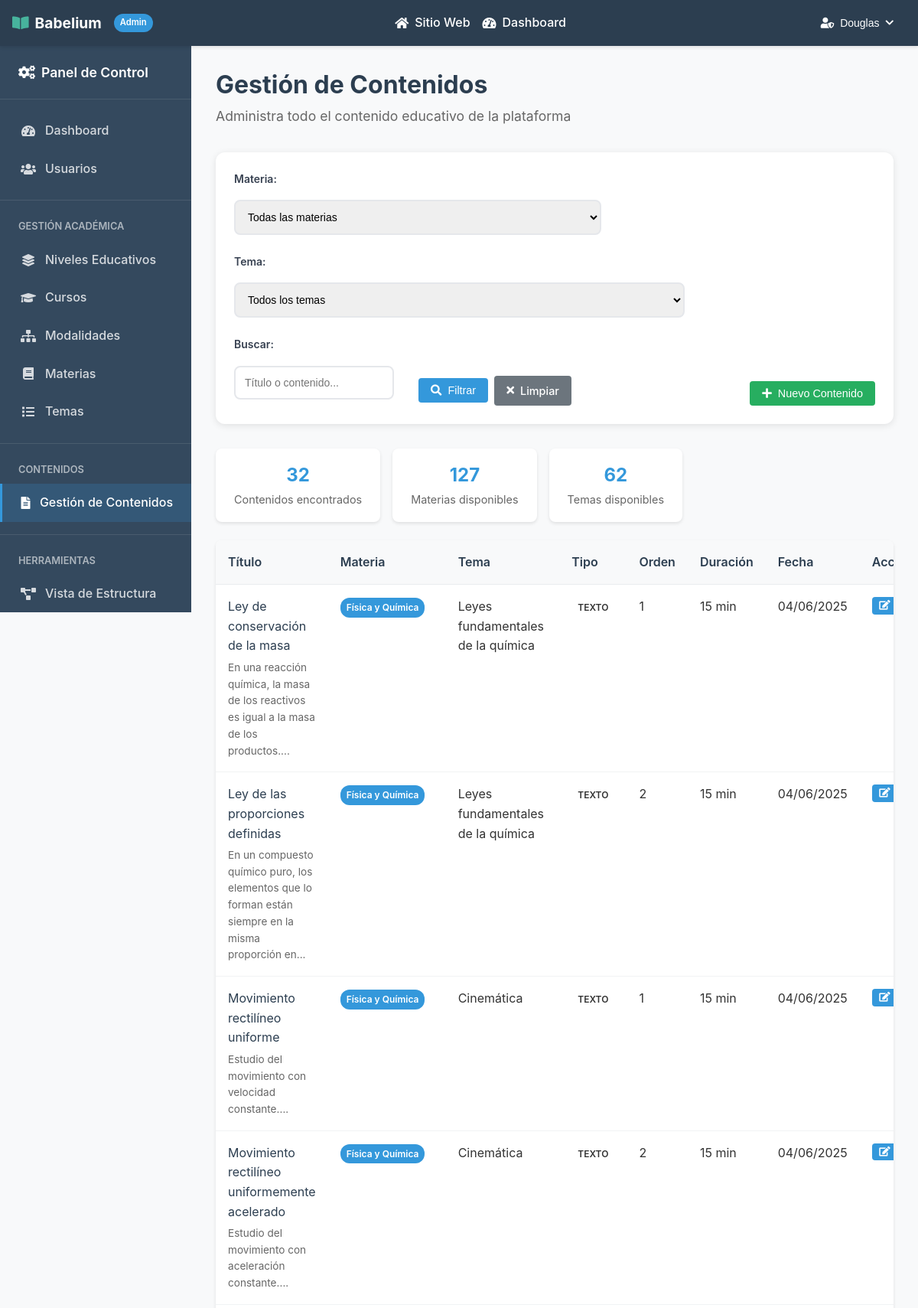
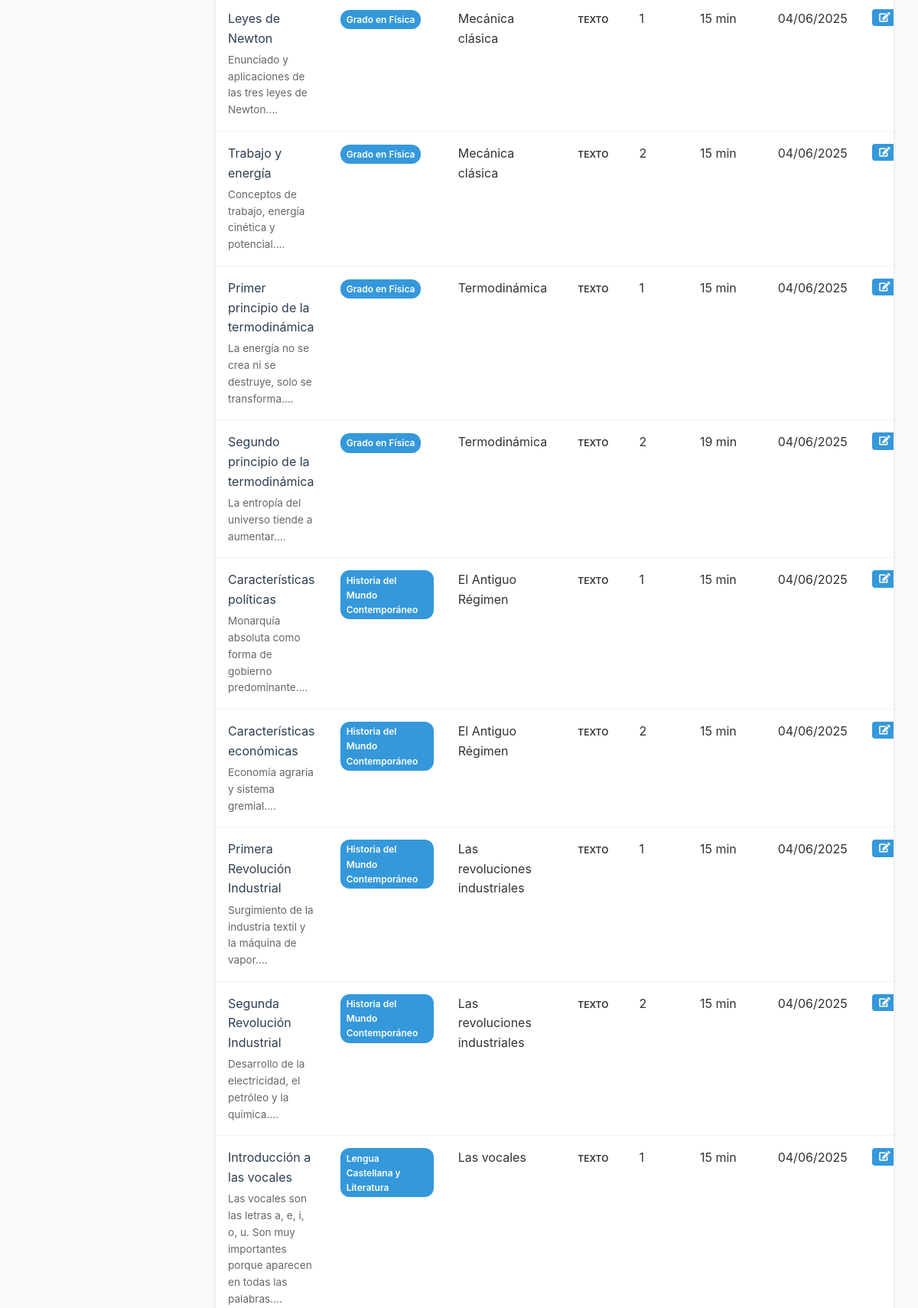
Screenshot of /admin/contenidos.php (signed in, upper part) with the database file from the repository (2 pictures, top to bottom).
### tables this page shows
CREATE TABLE `contenidos` (
  `id` int(11) NOT NULL,
  `tema_id` int(11) NOT NULL,
  `tipo` enum('texto','imagen','video','archivo','enlace') NOT NULL,
  `titulo` varchar(255) NOT NULL,
  `contenido` text DEFAULT NULL,
  `url` varchar(255) DEFAULT NULL,
  `orden` int(11) NOT NULL,
  `fecha_creacion` datetime DEFAULT current_timestamp(),
  `creador_id` int(11) NOT NULL,
  `activo` tinyint(1) DEFAULT 1,
  `duracion_estimada` int(11) DEFAULT 15 COMMENT 'Duración estimada en minutos',
  `fecha_actualizacion` timestamp NULL DEFAULT NULL ON UPDATE current_timestamp() COMMENT 'Fecha de última actualización'
);

CREATE TABLE `materias` (
  `id` int(11) NOT NULL,
  `modalidad_curso_id` int(11) NOT NULL,
  `nombre` varchar(255) NOT NULL,
  `descripcion` text DEFAULT NULL,
  `creditos` int(11) DEFAULT 0,
  `obligatoria` tinyint(1) DEFAULT 1,
  `activo` tinyint(1) DEFAULT 1,
  `nivel_id` int(11) DEFAULT NULL
);

CREATE TABLE `temas` (
  `id` int(11) NOT NULL,
  `materia_id` int(11) NOT NULL,
  `titulo` varchar(255) NOT NULL,
  `descripcion` text DEFAULT NULL,
  `orden` int(11) NOT NULL,
  `activo` tinyint(1) DEFAULT 1
);

### admin/contenidos.php (the view, shortened to what this page needs)
<?php
require_once '../db/connection.php';
$busqueda = isset($_GET['busqueda']) ? trim($_GET['busqueda']) : '';
$where_conditions = [];
$params = [];
$param_types = "";
$where_clause = !empty($where_conditions) ? "WHERE " . implode(" AND ", $where_conditions) : "";
try {
    $query = "
        SELECT c.*,
               t.titulo as tema_nombre,
               m.nombre as materia_nombre
        FROM contenidos c
        JOIN temas t ON c.tema_id = t.id
        JOIN materias m ON t.materia_id = m.id
        $where_clause
        ORDER BY m.nombre, t.orden, c.orden
    ";
    if (!empty($params)) {
        $stmt = $conexion->prepare($query);
        $stmt->bind_param($param_types, ...$params);
        $stmt->execute();
        $result = $stmt->get_result();
        $contenidos = [];
        while ($row = $result->fetch_assoc()) {
            $contenidos[] = $row;
        }
        $stmt->close();
    } else {
        $result = $conexion->query($query);
        $contenidos = [];
        if ($result) {
            while ($row = $result->fetch_assoc()) {
                $contenidos[] = $row;
            }
        }
    }
} catch (Exception $e) {
    $contenidos = [];
    $mensaje = "Error al cargar los contenidos";
    $tipo_mensaje = "error";
}
try {
    $result = $conexion->query("SELECT id, nombre FROM materias ORDER BY nombre");
    $materias = [];
    if ($result) {
        while ($row = $result->fetch_assoc()) {
            $materias[] = $row;
        }
    }
} catch (Exception $e) {
    $materias = [];
}
try {
    $query_temas = "
        SELECT t.id, t.titulo as nombre, m.nombre as materia_nombre
        FROM temas t
        JOIN materias m ON t.materia_id = m.id
        ORDER BY m.nombre, t.orden
    ";
    $result = $conexion->query($query_temas);
    $temas = [];
    if ($result) {
        while ($row = $result->fetch_assoc()) {
            $temas[] = $row;
        }
    }
} catch (Exception $e) {
    $temas = [];
}
?>
<!DOCTYPE html>
<html lang="es">
<head>
    <link rel="stylesheet" href="https://cdnjs.cloudflare.com/ajax/libs/font-awesome/6.5.0/css/all.min.css">
    <link rel="stylesheet" href="../css/reset.css">
    <link rel="stylesheet" href="../css/style.css">
    <link rel="stylesheet" href="../css/admin.css">
    <link rel="stylesheet" href="../css/admin-contenidos.css">
    <link rel="stylesheet" href="../css/components.css">
</head>
<body>
    <?php include_once "../includes/admin_header.php" ?>
    <div class="admin-container">
        <aside class="admin-sidebar">
            <div class="sidebar-header">
                <h3>
                    <i class="fas fa-cogs"></i>
                    Panel de Control
                </h3>
            </div>
            <nav class="sidebar-nav">
                <a href="dashboard.php" class="nav-item">
                    <i class="fas fa-tachometer-alt"></i>
                    <span>Dashboard</span>
                </a>
                <a href="usuarios.php" class="nav-item">
                    <i class="fas fa-users"></i>
                    <span>Usuarios</span>
                </a>
                <div style="border-top: 1px solid rgba(255,255,255,0.1); margin: 1rem 0;"></div>
                <div style="padding: 0.5rem 1.5rem; color: rgba(255,255,255,0.6); font-size: 0.8rem; font-weight: 600; text-transform: uppercase;">
                    Gestión Académica
                </div>
                <a href="niveles.php" class="nav-item">
                    <i class="fas fa-layer-group"></i>
                    <span>Niveles Educativos</span>
                </a>
                <a href="cursos.php" class="nav-item">
                    <i class="fas fa-graduation-cap"></i>
                    <span>Cursos</span>
                </a>
                <a href="modalidades.php" class="nav-item">
                    <i class="fas fa-sitemap"></i>
                    <span>Modalidades</span>
                </a>
                <a href="materias.php" class="nav-item">
                    <i class="fas fa-book"></i>
                    <span>Materias</span>
                </a>
                <a href="temas.php" class="nav-item">
                    <i class="fas fa-list"></i>
                    <span>Temas</span>
                </a>
                <div style="border-top: 1px solid rgba(255,255,255,0.1); margin: 1rem 0;"></div>
                <div style="padding: 0.5rem 1.5rem; color: rgba(255,255,255,0.6); font-size: 0.8rem; font-weight: 600; text-transform: uppercase;">
                    Contenidos
                </div>
                <a href="contenidos.php" class="nav-item active">
                    <i class="fas fa-file-alt"></i>
                    <span>Gestión de Contenidos</span>
                </a>
                <div style="border-top: 1px solid rgba(255,255,255,0.1); margin: 1rem 0;"></div>
                <div style="padding: 0.5rem 1.5rem; color: rgba(255,255,255,0.6); font-size: 0.8rem; font-weight: 600; text-transform: uppercase;">
                    Herramientas
                </div>
                <a href="estructura.php" class="nav-item">
                    <i class="fas fa-project-diagram"></i>
                    <span>Vista de Estructura</span>
                </a>
            </nav>
        </aside>
        <main class="admin-main">
            <div class="admin-header">
                <h1>Gestión de Contenidos</h1>
                <p>Administra todo el contenido educativo de la plataforma</p>
            </div>
            <div class="content-filters">
                <form method="GET" class="filters-form">
                    <div class="filter-group">
                        <label for="materia">Materia:</label>
                        <select name="materia" id="materia">
                            <option value="">Todas las materias</option>
                        </select>
                    </div>
                    <div class="filter-group">
                        <label for="tema">Tema:</label>
                        <select name="tema" id="tema">
                            <option value="">Todos los temas</option>
                        </select>
                    </div>
                    <div class="filter-group">
                        <label for="busqueda">Buscar:</label>
                        <input type="text" name="busqueda" id="busqueda" placeholder="Título o contenido..." value="<?php echo htmlspecialchars($busqueda); ?>">
                    </div>
                    <div class="filter-actions">
                        <button type="submit" class="btn btn-primary">
                            <i class="fas fa-search"></i> Filtrar
                        </button>
                        <a href="contenidos.php" class="btn btn-secondary">
                            <i class="fas fa-times"></i> Limpiar
                        </a>
                    </div>
                </form>
                <div class="content-actions">
                    <button onclick="openModal('createModal')" class="btn btn-success">
                        <i class="fas fa-plus"></i> Nuevo Contenido
                    </button>
                </div>
            </div>
            <div class="content-stats">
                <div class="stat-item">
                    <span class="stat-number"><?php echo count($contenidos); ?></span>
                    <span class="stat-label">Contenidos encontrados</span>
                </div>
                <div class="stat-item">
                    <span class="stat-number"><?php echo count($materias); ?></span>
                    <span class="stat-label">Materias disponibles</span>
                </div>
                <div class="stat-item">
                    <span class="stat-number"><?php echo count($temas); ?></span>
                    <span class="stat-label">Temas disponibles</span>
                </div>
            </div>
            <div class="content-table-container">
                <table class="content-table">
                    <thead>
                        <tr>
                            <th>Título</th>
                            <th>Materia</th>
                            <th>Tema</th>
                            <th>Tipo</th>
                            <th>Orden</th>
                            <th>Duración</th>
                            <th>Fecha</th>
                            <th>Acciones</th>
                        </tr>
                    </thead>
                    <tbody>
                        <?php if (empty($contenidos)): ?>
                            <tr>
                                <td colspan="8" class="no-data">
                                    <i class="fas fa-inbox"></i>
                                    <p>No se encontraron contenidos</p>
                                    <small>Usa los filtros o crea un nuevo contenido</small>
                                </td>
                            </tr>
                        <?php else: ?>
                            <?php foreach ($contenidos as $contenido): ?>
                                <tr>
                                    <td>
                                        <strong><?php echo htmlspecialchars($contenido['titulo']); ?></strong>
                                        <small><?php echo htmlspecialchars(substr($contenido['contenido'], 0, 100)) . '...'; ?></small>
                                    </td>
                                    <td>
                                        <span class="materia-badge">
                                            <?php echo htmlspecialchars($contenido['materia_nombre']); ?>
                                        </span>
                                    </td>
                                    <td><?php echo htmlspecialchars($contenido['tema_nombre']); ?></td>
                                    <td>
                                        <span class="tipo-badge tipo-<?php echo $contenido['tipo']; ?>">
                                            <?php echo ucfirst($contenido['tipo']); ?>
                                        </span>
                                    </td>
                                    <td><?php echo $contenido['orden']; ?></td>
                                    <td><?php echo isset($contenido['duracion_estimada']) ? $contenido['duracion_estimada'] . ' min' : 'N/A'; ?></td>
                                    <td><?php echo isset($contenido['fecha_creacion']) ? date('d/m/Y', strtotime($contenido['fecha_creacion'])) : 'N/A'; ?></td>
                                    <td>
                                        <div class="action-buttons">
                                            <button onclick="editContent(<?php echo htmlspecialchars(json_encode($contenido)); ?>)" class="btn btn-sm btn-primary" title="Editar">
                                                <i class="fas fa-edit"></i>
                                            </button>
                                        </div>
                                    </td>
                                </tr>
                            <?php endforeach; ?>
                        <?php endif; ?>
                    </tbody>
                </table>
            </div>
        </main>
    </div>
</body>
</html>

### css/style.css (style rules this page uses)
:root { --primary-color: #4a6fa5; --secondary-color: #166088; --accent-color: #47b39d; --background-color: #f9f9f9; --text-color: #333333; --light-text: #666666; --white: #ffffff; --ods-education: #c5192d; --ods-inequality: #ff9e00; --ods-communities: #56c02b; --spacing-xs: 0.5rem; --spacing-sm: 1rem; --spacing-md: 2rem; --spacing-lg: 3rem; --spacing-xl: 5rem; --border-radius: 0.5rem; }
body { font-family: "Segoe UI", Tahoma, Geneva, Verdana, sans-serif; color: var(--text-color); line-height: 1.6; background-color: var(--background-color); }
h1, h2, h3, h4, h5, h6 { margin-bottom: var(--spacing-sm); line-height: 1.2; }
h1 { font-size: 3rem; font-weight: 700; }
h3 { font-size: 1.5rem; font-weight: 600; }
p { margin-bottom: var(--spacing-sm); }
a { text-decoration: none; color: var(--primary-color); transition: all 0.3s ease; }
nav a { color: var(--white); text-decoration: none; font-weight: 500; transition: color 0.3s ease; white-space: nowrap; }

### css/admin-contenidos.css (style rules this page uses)
.content-filters { background: white; padding: 1.5rem; border-radius: 12px; box-shadow: 0 2px 10px rgba(0, 0, 0, 0.1); margin-bottom: 2rem; display: flex; flex-wrap: wrap; justify-content: space-between; align-items: flex-end; }
.filters-form { display: flex; flex-wrap: wrap; gap: 1rem; align-items: flex-end; max-width: 80%; }
.filter-group { display: flex; flex-direction: column; min-width: 150px; margin-right: 1rem; margin-bottom: 0.5rem; }
.filter-group label { font-weight: 600; margin-bottom: 0.5rem; color: #374151; font-size: 0.875rem; }
.filter-group select, .filter-group input { padding: 0.75rem; border: 2px solid #e5e7eb; border-radius: 8px; font-size: 0.875rem; transition: all 0.2s; }
.filter-actions { display: flex; gap: 0.5rem; align-items: center; }
.content-actions { display: flex; justify-content: flex-end; align-items: center; margin-left: auto; }

### css/components.css (style rules this page uses)
.btn { display: inline-flex; align-items: center; gap: 0.5rem; padding: 0.5rem 1rem; border: none; border-radius: 4px; font-size: 0.9rem; font-weight: 500; text-decoration: none; cursor: pointer; transition: all 0.3s ease; }
.btn-sm { padding: 0.3rem 0.6rem; font-size: 0.8rem; }
.btn-primary { background-color: var(--admin-accent); color: white; }
.btn-success { background-color: var(--admin-success); color: white; }
.btn-secondary { background-color: #6c757d; color: white; }

### css/admin-common.css (style rules this page uses)
:root { --admin-primary: #2c3e50; --admin-secondary: #34495e; --admin-accent: #3498db; --admin-success: #27ae60; --admin-warning: #f39c12; --admin-danger: #e74c3c; --admin-sidebar-width: 250px; --admin-header-height: 60px; --white: #ffffff; }
* { margin: 0; padding: 0; box-sizing: border-box; }
body { font-family: -apple-system, BlinkMacSystemFont, "Segoe UI", Roboto, Oxygen, Ubuntu, Cantarell, sans-serif; line-height: 1.6; color: #333; background-color: #f8f9fa; }
.admin-container { display: flex; min-height: calc(100vh - var(--admin-header-height)); background-color: #f8f9fa; }
.admin-sidebar { width: var(--admin-sidebar-width); background-color: var(--admin-secondary); color: var(--white); position: fixed; height: calc(100vh - var(--admin-header-height)); overflow-y: auto; z-index: 100; top: var(--admin-header-height); }
.sidebar-header { padding: 1.5rem; border-bottom: 1px solid rgba(255, 255, 255, 0.1); }
.sidebar-header h3 { margin: 0; font-size: 1.1rem; display: flex; align-items: center; gap: 0.5rem; }
.sidebar-nav { padding: 1rem 0; }
.nav-item { display: flex; align-items: center; gap: 0.75rem; padding: 0.75rem 1.5rem; color: rgba(255, 255, 255, 0.8); text-decoration: none; transition: all 0.3s ease; border-left: 3px solid transparent; }
.nav-item.active { background-color: rgba(52, 152, 219, 0.2); color: var(--white); border-left-color: var(--admin-accent); }
.nav-item i { width: 20px; text-align: center; }
.admin-main { flex: 1; margin-left: var(--admin-sidebar-width); padding: 2rem; overflow-x: auto; }
.admin-header { margin-bottom: 2rem; }
.admin-header h1 { margin: 0 0 0.5rem 0; color: var(--admin-primary); font-size: 2rem; }
.admin-header p { margin: 0; color: #666; font-size: 1.1rem; }

### rows the page displays
contenidos: titulo "Ley de conservación de la masa", contenido "En una reacción química, la masa de los reactivos es igual a la masa de los productos.", materias.nombre "Física y Química", tema.titulo "Leyes fundamentales de la química", tipo "TEXTO", orden "1", duracion_estimada "15", fecha_creacion "04/06/2025"
contenidos: titulo "Ley de las proporciones definidas", contenido "En un compuesto químico puro, los elementos que lo forman están siempre en la misma proporción en", materias.nombre "Física y Química", tema.titulo "Leyes fundamentales de la química", tipo "TEXTO", orden "2", duracion_estimada "15", fecha_creacion "04/06/2025"
contenidos: titulo "Movimiento rectilíneo uniforme", contenido "Estudio del movimiento con velocidad constante.", materias.nombre "Física y Química", tema.titulo "Cinemática", tipo "TEXTO", orden "1", duracion_estimada "15", fecha_creacion "04/06/2025"
contenidos: titulo "Movimiento rectilíneo uniformemente acelerado", contenido "Estudio del movimiento con aceleración constante.", materias.nombre "Física y Química", tema.titulo "Cinemática", tipo "TEXTO", orden "2", duracion_estimada "15", fecha_creacion "04/06/2025"
contenidos: titulo "Leyes de Newton", contenido "Enunciado y aplicaciones de las tres leyes de Newton.", materias.nombre "Grado en Física", tema.titulo "Mecánica clásica", tipo "TEXTO", orden "1", duracion_estimada "15", fecha_creacion "04/06/2025"
contenidos: titulo "Trabajo y energía", contenido "Conceptos de trabajo, energía cinética y potencial.", materias.nombre "Grado en Física", tema.titulo "Mecánica clásica", tipo "TEXTO", orden "2", duracion_estimada "15", fecha_creacion "04/06/2025"
contenidos: titulo "Primer principio de la termodinámica", contenido "La energía no se crea ni se destruye, solo se transforma.", materias.nombre "Grado en Física", tema.titulo "Termodinámica", tipo "TEXTO", orden "1", duracion_estimada "15", fecha_creacion "04/06/2025"
contenidos: titulo "Segundo principio de la termodinámica", contenido "La entropía del universo tiende a aumentar.", materias.nombre "Grado en Física", tema.titulo "Termodinámica", tipo "TEXTO", orden "2", duracion_estimada "19", fecha_creacion "04/06/2025"
contenidos: titulo "Características políticas", contenido "Monarquía absoluta como forma de gobierno predominante.", materias.nombre "Historia del Mundo Contemporáneo", tema.titulo "El Antiguo Régimen", tipo "TEXTO", orden "1", duracion_estimada "15", fecha_creacion "04/06/2025"
contenidos: titulo "Características económicas", contenido "Economía agraria y sistema gremial.", materias.nombre "Historia del Mundo Contemporáneo", tema.titulo "El Antiguo Régimen", tipo "TEXTO", orden "2", duracion_estimada "15", fecha_creacion "04/06/2025"
contenidos: titulo "Primera Revolución Industrial", contenido "Surgimiento de la industria textil y la máquina de vapor.", materias.nombre "Historia del Mundo Contemporáneo", tema.titulo "Las revoluciones industriales", tipo "TEXTO", orden "1", duracion_estimada "15", fecha_creacion "04/06/2025"
contenidos: titulo "Segunda Revolución Industrial", contenido "Desarrollo de la electricidad, el petróleo y la química.", materias.nombre "Historia del Mundo Contemporáneo", tema.titulo "Las revoluciones industriales", tipo "TEXTO", orden "2", duracion_estimada "15", fecha_creacion "04/06/2025"
contenidos: titulo "Introducción a las vocales", contenido "Las vocales son las letras a, e, i, o, u. Son muy importantes porque aparecen en todas las palabras.", materias.nombre "Lengua Castellana y Literatura", tema.titulo "Las vocales", tipo "TEXTO", orden "1", duracion_estimada "15", fecha_creacion "04/06/2025"

### other values shown
$usuario_actual['nombre'] "Douglas"
count($contenidos) "32"
count($materias) "127"
count($temas) "62"
